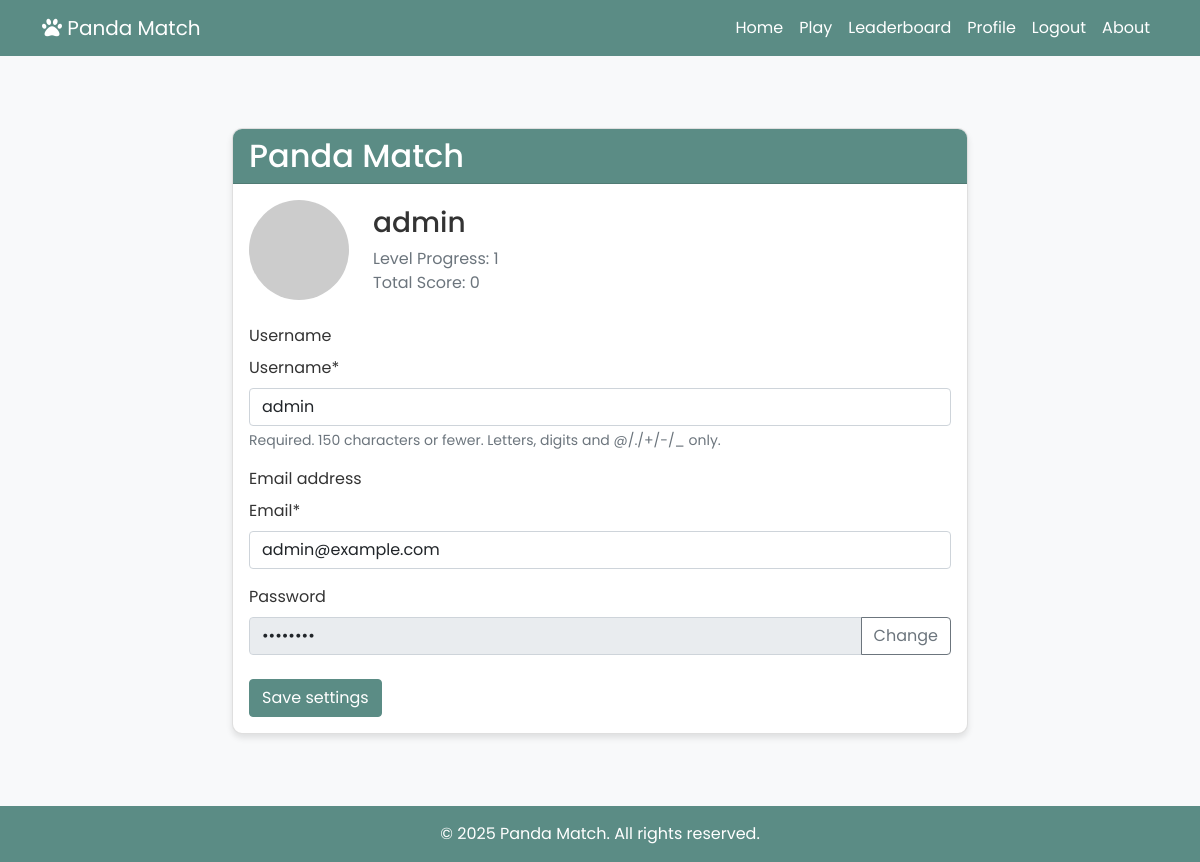
/accounts/profile/ (signed in), run on an earlier commit of the app's database.
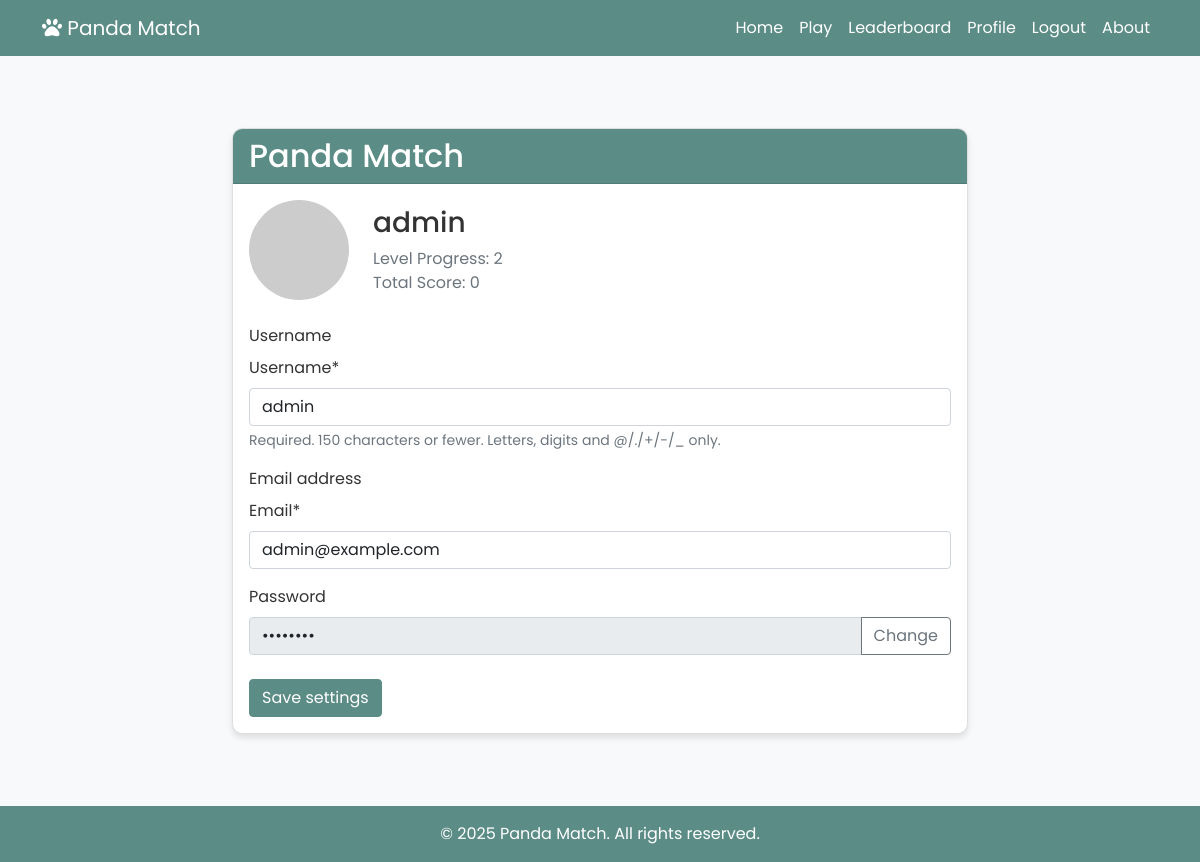
And on a later commit of the database.
### accounts/models.py (models this page shows, shortened)
class Player(models.Model):
    user = models.OneToOneField(User, on_delete=models.CASCADE, related_name='player')
    score = models.IntegerField(default=0)
    level_progress = models.IntegerField(default=1)

### accounts/views.py (the view, shortened to what this page needs)
# urls.py: path('profile/', ProfileView.as_view(), name='profile'),
class ProfileView(LoginRequiredMixin, UpdateView):
    model = User
    form_class = ProfileForm
    template_name = 'accounts/profile.html'
    success_url = reverse_lazy('profile')
    def get_object(self):
        return self.request.user
    def get_context_data(self, **kwargs):
        context = super().get_context_data(**kwargs)
        context['player'] = self.request.user.player
        return context

### accounts/forms.py
class ProfileForm(forms.ModelForm):
    email = forms.EmailField(required=True)
    class Meta:
        model = User
        fields = ['username', 'email']
    def __init__(self, *args, **kwargs):
        super().__init__(*args, **kwargs)
        for field_name in self.fields:
            self.fields[field_name].widget.attrs.update({
                'class': 'form-control'
            })

### templates/accounts/profile.html (shortened to what this page needs)
{% extends 'base.html' %}
{% load crispy_forms_tags %}
{% block content %}
<div class="row justify-content-center my-5">
    <div class="col-md-8">
        <div class="card">
            <div class="card-header">
                <h2 class="mb-0">Panda Match</h2>
            </div>
            <div class="card-body">
                <div class="row align-items-center mb-4">
                    <div class="col-auto">
                        <img src="https://via.placeholder.com/100" alt="Profile" class="rounded-circle" style="width: 100px; height: 100px;">
                    </div>
                    <div class="col">
                        <h3>{{ user.username }}</h3>
                        <p class="text-muted mb-0">Level Progress: {{ player.level_progress }}</p>
                        <p class="text-muted mb-0">Total Score: {{ player.score }}</p>
                    </div>
                </div>
                <form method="post">
                    <div class="mb-3">
                        <label for="id_username" class="form-label">Username</label>
                        {{ form.username|as_crispy_field }}
                    </div>
                    <div class="mb-3">
                        <label for="id_email" class="form-label">Email address</label>
                        {{ form.email|as_crispy_field }}
                    </div>
                    <div class="mb-3">
                        <label for="password" class="form-label">Password</label>
                        <div class="input-group">
                            <input type="password" class="form-control" id="password" value="••••••••" disabled>
                            <a href="{% url 'password_reset' %}" class="btn btn-outline-secondary">Change</a>
                        </div>
                    </div>
                    <div class="d-flex justify-content-between mt-4">
                        <button type="submit" class="btn btn-primary">Save settings</button>
                    </div>
                </form>
            </div>
        </div>
    </div>
</div>
{% endblock %}

What changed in the data, as far as the page shows it:
changed Player: level_progress "1" → "2"
